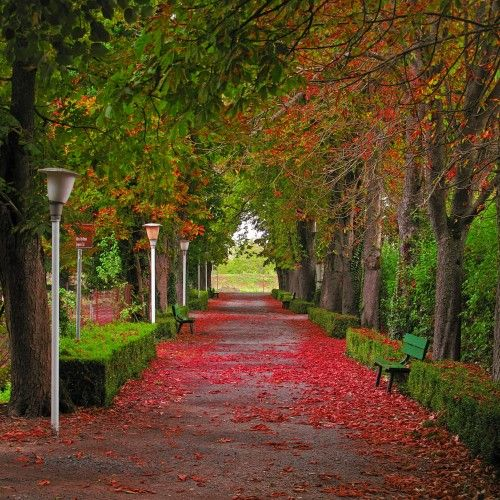
#> input picture my_image1.jpg, 500 x 500 px
$ python cv_lab2.py
#> lines starting #> are read from the running program, lines starting #| are printed output that depends on the picture
import cv2
import numpy as np

# load an image
image = cv2.imread('my_image1.jpg', 0)  # read the image as grayscale (if needed)
#> image: shape (500, 500); min 0, max 255, mean 72

# function to save an image
def save_image(output_image, filename):
    cv2.imwrite(filename, output_image)

# 1. shift the image 10 pixels to the right and 20 pixels down
def shift_image(image):
    height, width = image.shape
#> height = 500; width = 500
    shifted_image = np.zeros_like(image)
    for y in range(height):
        for x in range(width):
            # calculate new pixel coordinates
            new_x, new_y = x + 10, y + 20
            # check if new coordinates are within image bounds
            if 0 <= new_x < width and 0 <= new_y < height:
                shifted_image[new_y, new_x] = image[y, x]
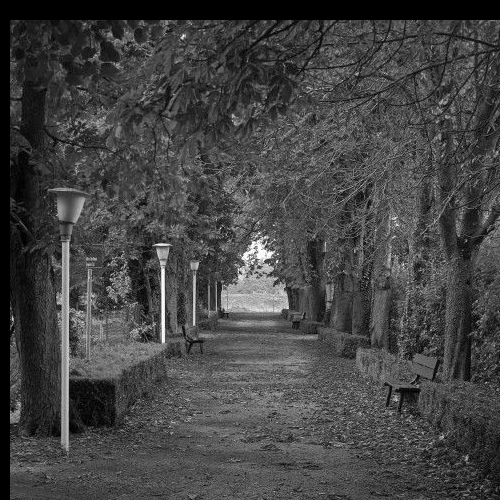
#> shifted_image: shape (500, 500); min 0, max 255, mean 68.1
    return shifted_image

translated_image = shift_image(image)
save_image(translated_image, 'translated_image1.jpg')

# 2. color inversion
inverted_image = 255 - image
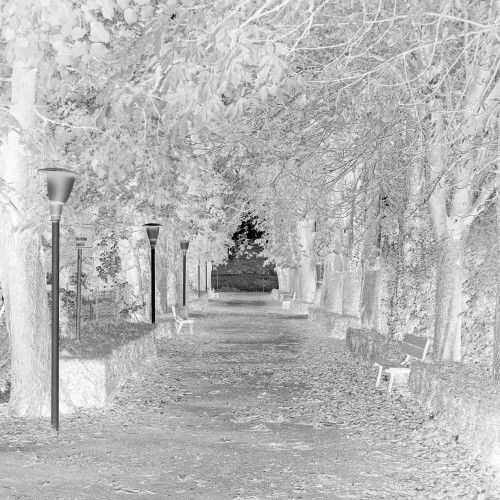
#> inverted_image: shape (500, 500); min 0, max 255, mean 183
save_image(inverted_image, 'inverted_image1.jpg')

# 3. gaussian blur
def gaussian_blur(image, kernel_size):
#> called with kernel_size = 11
    blurred_image = np.copy(image)
    k = kernel_size // 2
    height, width = image.shape
#> height = 500; width = 500
    for y in range(k, height - k):
        for x in range(k, width - k):
            # calculate the mean value of pixels in a window as a blurring effect
            blurred_image[y, x] = np.mean(image[y-k:y+k+1, x-k:x+k+1])
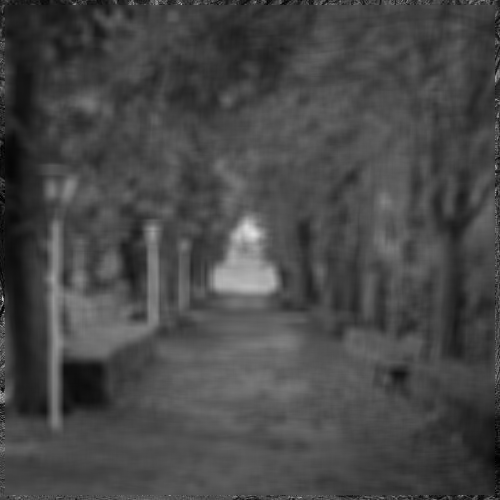
#> blurred_image: shape (500, 500); min 0, max 224, mean 71.5
    return blurred_image

blurred_image = gaussian_blur(image, 11)
save_image(blurred_image, 'blurred_image1.jpg')

# 4. diagonal motion blur
def motion_blur(image, kernel_size):
#> called with kernel_size = 7
    kernel = np.eye(kernel_size) / kernel_size
    motion_blur_image = cv2.filter2D(image, -1, kernel)
    return motion_blur_image

motion_blur_image = motion_blur(image, 7)
save_image(motion_blur_image, 'motion_blur_image1.jpg')

# 5. function to apply the "Sharpening" filter
def custom_sharpen_image(image):
    height, width = image.shape
#> height = 500; width = 500
    sharpened_image = np.zeros((height, width), dtype=np.uint8)
    for y in range(1, height - 1):
        for x in range(1, width - 1):
            center = 10 * image[y, x]
            neighbors = image[y-1:y+2, x-1:x+2].flatten()
            # calculate the difference between the central pixel and its neighbors
            sharpened_pixel = center - neighbors.sum()
            sharpened_image[y, x] = np.clip(sharpened_pixel, 0, 255)  # Use np.clip to constrain values
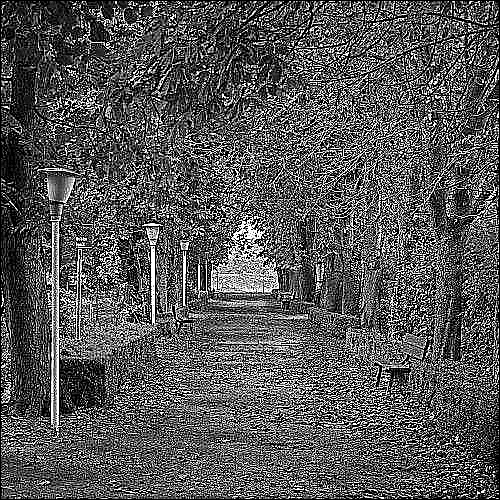
#> sharpened_image: shape (500, 500); min 0, max 255, mean 88.5
    return sharpened_image

sharpened_image = custom_sharpen_image(image)
save_image(sharpened_image, 'sharpened_image1.jpg')

# 6. function to apply the "Sobel Filter"
def custom_sobel_filter(image):
    sobel_x = np.array([[-1, 0, 1], [-2, 0, 2], [-1, 0, 1]])
    sobel_y = np.array([[-1, -2, -1], [0, 0, 0], [1, 2, 1]])
    height, width = image.shape
#> height = 500; width = 500
    sobel_image = np.zeros((height, width), dtype=np.uint8)
    for y in range(1, height - 1):
        for x in range(1, width - 1):
            pixel_region = image[y-1:y+2, x-1:x+2]
            gradient_x = (sobel_x * pixel_region).sum()
            gradient_y = (sobel_y * pixel_region).sum()
            gradient_magnitude = np.sqrt(gradient_x**2 + gradient_y**2)
            sobel_image[y, x] = np.clip(gradient_magnitude, 0, 255)
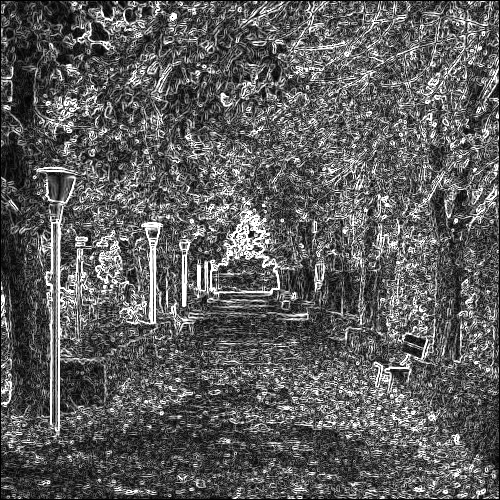
#> sobel_image: shape (500, 500); min 0, max 255, mean 92.7
    return sobel_image

sobel_image = custom_sobel_filter(image)
save_image(sobel_image, 'sobel_image1.jpg')

# 7. function to apply the "Edge Detection" filter
def custom_edge_detection(image, low_threshold, high_threshold):
#> called with low_threshold = 100, high_threshold = 200
    gradient_magnitude = custom_sobel_filter(image)
    height, width = image.shape
#> height = 500; width = 500
    edge_image = np.zeros((height, width), dtype=np.uint8)

    for y in range(height):
        for x in range(width):
            if gradient_magnitude[y, x] >= high_threshold:
                edge_image[y, x] = 255
            elif gradient_magnitude[y, x] >= low_threshold:
                edge_image[y, x] = 50  # pixels meeting the low threshold are set to 50 (gray)
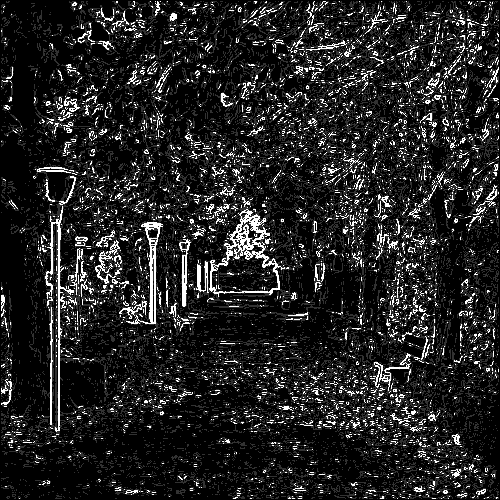
#> edge_image: shape (500, 500); min 0, max 255, mean 35.3

    return edge_image

edge_image = custom_edge_detection(image, 100, 200)
save_image(edge_image, 'edge_image1.jpg')

# 8. Function to apply my filter
def adjust_saturation(image, factor):
    # Iterate over each pixel in the image
#> called with factor = 1.5
    for y in range(image.shape[0]):
        for x in range(image.shape[1]):
            # Extract pixel value
            pixel_value = image[y, x]

            # Adjust saturation for the single channel
            adjusted_value = int(max(0, min(255, pixel_value * factor)))

            # Update the pixel with adjusted value
            image[y, x] = adjusted_value
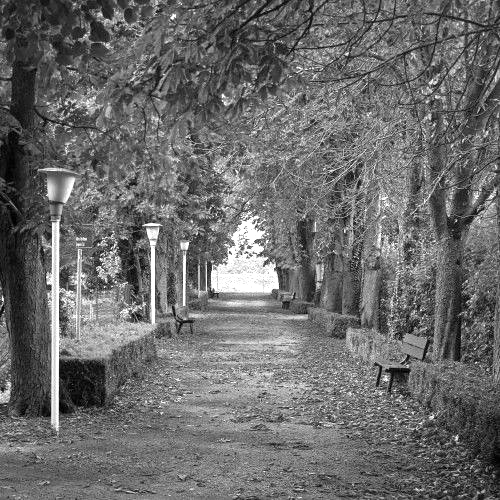
#> image: shape (500, 500); min 0, max 255, mean 107.3
    return

# Adjust saturation by a factor (e.g., 1.5 for increasing saturation)
adjust_saturation(image, 1.5)
# Save the result
save_image(image, 'saturated_image1.jpg')
